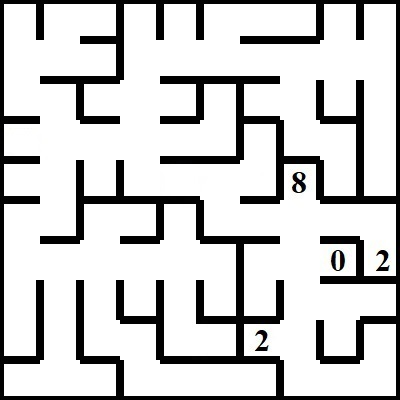
#> input picture Robot Run/Maze_Image/Task4_maze.jpg, 400 x 400 px
$ python task_1a.py
#> lines starting #> are read from the running program, lines starting #| are printed output that depends on the picture; after the words box and inside, x2 and y2 are one past the last pixel; in counts of white or black regions, pixels touching at a corner belong together

'''
*****************************************************************************************
*
*        		===============================================
*           		Rapid Rescuer (RR) Theme (eYRC 2019-20)
*        		===============================================
*
*  This script is to implement Task 1A of Rapid Rescuer (RR) Theme (eYRC 2019-20).
*
*  This software is made available on an "AS IS WHERE IS BASIS".
*  Licensee/end user indemnifies and will keep e-Yantra indemnified from
*  any and all claim(s) that emanate from the use of the Software or
*  breach of the terms of this agreement.
*
*  e-Yantra - An MHRD project under National Mission on Education using ICT (NMEICT)
*
*****************************************************************************************
'''


# Team ID:			[ Team-ID ]
# Author List:		[ Names of team members worked on this file separated by Comma: Name1, Name2, ... ]
# Filename:			task_1a.py
# Functions:		readImage, solveMaze
# 					[ Comma separated list of functions in this file ]
# Global variables:	CELL_SIZE
# 					[ List of global variables defined in this file ]


# Import necessary modules
# Do not import any other modules
import cv2
import numpy as np
import os


# To enhance the maze image
import image_enhancer


# Task4_maze.jpg have cell size of 40 pixels
CELL_SIZE = 40


def readImage(img_file_path):

    """
    Purpose:
    ---
    the function takes file path of original image as argument and returns it's binary form

    Input Arguments:
    ---
    `img_file_path` :		[ str ]
        file path of image

    Returns:
    ---
    `original_binary_img` :	[ numpy array ]
        binary form of the original image at img_file_path

    Example call:
    ---
    original_binary_img = readImage(img_file_path)

    """

    binary_img = None

    #############	Add your Code here	###############
    img1 = cv2.imread(img_file_path)
#> img1 is the input picture: shape (400, 400, 3); mean B, G, R 204.9, 205, 205
    gray = cv2.cvtColor(img1, cv2.COLOR_BGR2GRAY)
    ret, binary_img = cv2.threshold(gray, 100, 255, cv2.THRESH_BINARY)
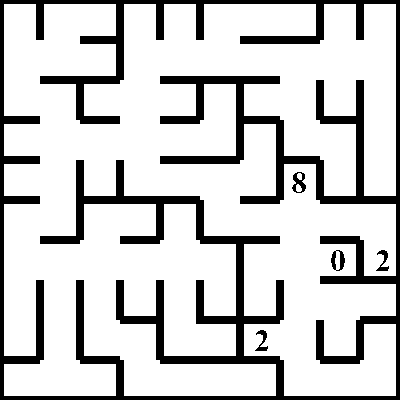
#> binary_img: shape (400, 400); 80.4% white; 5 black regions, box (x1, y1, x2, y2) and area: (0, 0, 400, 400) 30832, (292, 172, 306, 193) 152, (331, 250, 345, 271) 150, (376, 250, 389, 271) 116, (255, 330, 268, 351) 116
    # [5 lines of commented-out code are left out]

    return binary_img


def solveMaze(original_binary_img, initial_point, final_point, no_cells_height, no_cells_width):

    """
    Purpose:
    ---
    the function takes binary form of original image, start and end point coordinates and solves the maze
    to return the list of coordinates of shortest path from initial_point to final_point

    Input Arguments:
    ---
    `original_binary_img` :	[ numpy array ]
        binary form of the original image at img_file_path
    `initial_point` :		[ tuple ]
        start point coordinates
    `final_point` :			[ tuple ]
        end point coordinates
    `no_cells_height` :		[ int ]
        number of cells in height of maze image
    `no_cells_width` :		[ int ]
        number of cells in width of maze image

    Returns:
    ---
    `shortestPath` :		[ list ]
        list of coordinates of shortest path from initial_point to final_point

    Example call:
    ---
    shortestPath = solveMaze(original_binary_img, initial_point, final_point, no_cells_height, no_cells_width)

    """

    shortestPath = []

    #############	Add your Code here	###############
    h = no_cells_height * CELL_SIZE
    w = no_cells_width * CELL_SIZE
    h_ = no_cells_height
    w_ = no_cells_width
    grid= Maze_matrix(original_binary_img, no_cells_height, no_cells_width)
    maze = grid
    start = [2 * initial_point[0] + 1, 2 * initial_point[1] + 1]
    end = [2 * final_point[0] + 1, 2 * final_point[1] + 1]
    cost = 1
    path = search(maze, cost, start, end)
    short1 = []
    short2 = []
    short = []
    # [5 lines of commented-out code are left out]
    for i in range(path[2 * final_point[0] + 1][2 * final_point[1] + 1] + 1):
        for j in range(2 * final_point[0] + 2):
            for k in range(2 * final_point[1] + 2):
                if i == path[j][k]:
                    short1.append((j, k))
    # print(short1)
    for i in range(len(short1)):
        if i % 2 == 0:
            short2.append(short1[i])
    for i in range(len(short2)):
        short.append((int((short2[i][0] - 1) / 2), int((short2[i][1] - 1) / 2)))
    for i in range(len(short)):
        shortestPath.append(short[i])
    # print(shortestPath)
    ###################################################

    return shortestPath


#############	You can add other helper functions here		#############
def Maze_matrix(maze1, no_cells_height1, no_cells_width1):
    matrix = np.zeros((2 * (no_cells_height1) - 1, 2 * (no_cells_width1) - 1), dtype=int)
    for i in range(1, 2 * (no_cells_width1 - 1), 2):
        for j in range(1, 2 * (no_cells_height1 - 1), 2):
            matrix[i][j] = 1

    for i in range(0, (no_cells_width1)):
        for j in range(0, (no_cells_height1 - 1)):
                if maze1[CELL_SIZE * (i) + int(CELL_SIZE/2)][CELL_SIZE*(j+1)] == 0:
                    matrix[2 * i][(2 * j) + 1] = 1


    for i in range(0, (no_cells_width1 - 1)):
        for j in range(0, (no_cells_height1)):
                if maze1[CELL_SIZE*(i+1)][CELL_SIZE * (j) + int(CELL_SIZE/2)] == 0:
                    matrix[(2 * i) + 1][2 * j] = 1

    np.set_printoptions(threshold=np.inf)
    #print(matrix)
    ls = matrix.tolist()
    lsb = matrix.tolist()
    ln= np.ones((1,2*(no_cells_width1)-1),dtype=int).tolist()
    lsb = lsb + ln
    lsb = ln + lsb
    for i in range(0,2*no_cells_height1):
        lsb[i].append(1)
        lsb[i].insert(0, 1)
    matrix1=np.asarray(lsb)
    #print(matrix1)
    return matrix1
class Node:
    def __init__(self, parent=None, position=None):
        self.parent = parent
        self.position = position
        self.g = 0
        self.h = 0
        self.f = 0
    def __eq__(self, other):
        return self.position == other.position

def return_path(curr,maze):
    pathe = []
    row, col = np.shape(maze)
    res = [[-1 for i in range(col)] for j in range(row)]
    current = curr
    while current is not None:
        pathe.append(current.position)
        current = current.parent
    pathe = pathe[::-1]
    start = 0
    for i in range(len(pathe)):
        res[pathe[i][0]][pathe[i][1]] = start
        start += 1
    return res


def search(maze, costs, start, end):
    start_node = Node(None, tuple(start))
    start_node.g = start_node.h = start_node.f = 0
    end_node = Node(None, tuple(end))
    end_node.g = end_node.h = end_node.f = 0
    visit_list = []
    visited_list = []
    visit_list.append(start_node)
    outer_iterations = 0
    max_iterations = (len(maze) // 2) ** 10
    move  =  [[-1, 0 ],
          [ 0, -1],
          [ 1, 0 ],
          [ 0, 1 ]]
    no_rows, no_columns = np.shape(maze)
    while len(visit_list) > 0:
        outer_iterations += 1
        current_node = visit_list[0]
        current_index = 0
        for index, item in enumerate(visit_list):
            if item.f < current_node.f:
                current_node = item
                current_index = index
        if outer_iterations > max_iterations:
            print ("givin' up o..o..")
            return return_path(current_node,maze)
        visit_list.pop(current_index)
        visited_list.append(current_node)
        if current_node == end_node:
            return return_path(current_node,maze)
        childrun = []
        for new_pos in move:
            node_pos = (current_node.position[0] + new_pos[0], current_node.position[1] + new_pos[1])
            if (node_pos[0] > (no_rows - 1) or node_pos[0] < 0 or node_pos[1] > (no_columns -1) or node_pos[1] < 0):
                continue
            if maze[node_pos[0]][node_pos[1]] != 0:
                continue
            new_node = Node(current_node, node_pos)
            childrun.append(new_node)
        for child in childrun:
            if len([visited_child for visited_child in visited_list if visited_child == child]) > 0:
                continue
            child.g = current_node.g + costs
            child.h = (((child.position[0] - end_node.position[0])) + ((child.position[1] - end_node.position[1])))
            child.f = child.g + child.h
            if len([i for i in visit_list if child == i and child.g > i.g]) > 0:
                continue
            visit_list.append(child)


#########################################################################


# NOTE:	YOU ARE NOT ALLOWED TO MAKE ANY CHANGE TO THIS FUNCTION
#
# Function Name:	main
# Inputs:			None
# Outputs: 			None
# Purpose: 			the function first takes 'maze00.jpg' as input and solves the maze by calling readImage
# 					and solveMaze functions, it then asks the user whether to repeat the same on all maze images
# 					present in 'task_1a_images' folder or not

if __name__ == '__main__':

    curr_dir_path = os.getcwd()
    img_dir_path = curr_dir_path + '/../Maze_Image/'        # path to directory of 'Maze_Image'

    file_num = 0
    img_file_path = img_dir_path + '/Task4_maze.jpg'        # path to 'Task4_maze.jpg' image file

    print('\n============================================')

    print('\nFor Task4_maze.jpg')

    try:

        original_binary_img = readImage(img_file_path)
        height, width = original_binary_img.shape
#> height = 400; width = 400

    except AttributeError as attr_error:

        print('\n[ERROR] readImage function is not returning binary form of original image in expected format !\n')
        exit()

    no_cells_height = int(height/CELL_SIZE)							# number of cells in height of maze image
#> no_cells_height = 10
    no_cells_width = int(width/CELL_SIZE)							# number of cells in width of maze image
#> no_cells_width = 10
    initial_point = (0, 0)											# start point coordinates of maze
    final_point = (9,9)			# end point coordinates of maze

    try:

        shortestPath = solveMaze(original_binary_img, initial_point, final_point, no_cells_height, no_cells_width)
#> in solveMaze, `grid= Maze_matrix(original_binary_img, no_cells_height, no_cells_width)`:
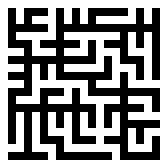
#> grid: shape (21, 21) int64 (shown 8 times larger); values 0 (black) and 1 (white), 54.9% white; black in thin lines or dots, all inside (x1, y1, x2, y2) = (1, 1, 20, 20)
#> in search, `max_iterations = (len(maze) // 2) ** 10`: max_iterations = 10000000000
#> after the loop in search, `while len(visit_list) > 0:`: outer_iterations = 197; visit_list = []; visited_list = 197 items
#> in solveMaze, `path = search(maze, cost, start, end)`: path = 21 items
#> shortestPath = [(0, 0), (1, 0), (2, 0), (2, 1), (3, 1), (3, 2), (3, 3), (4, 3), (4, 4), (4, 5), (5, 5), (5, 6), (5, 7), (6, 7), (7, 7), (8, 7), (9, 7), (9, 8), (9, 9)]

        if len(shortestPath) > 2:

#> (the run stopped early here; a loop or call above may not have finished)
